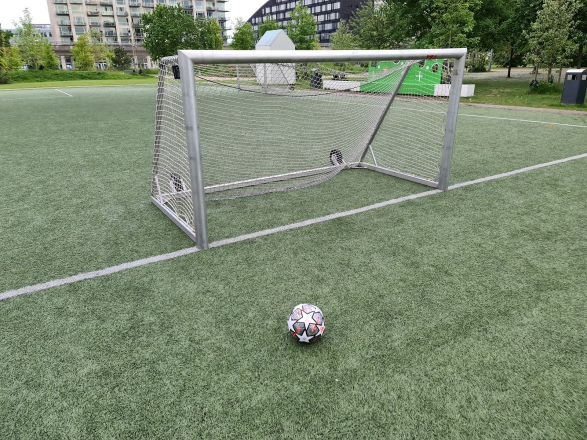
#> input picture 20210601_194527 G.jpg, 1174 x 880 px (shown at 1/2 size)
$ jupyter execute --allow-errors 'EDGE-VAR 2021 (1).ipynb'
#> lines starting #> are read from the running program, lines starting #| are printed output that depends on the picture
[cell 1]
import matplotlib.pyplot as plt
import matplotlib.image as mpimg
import pickle
from sklearn.ensemble import RandomForestClassifier
import cv2
import numpy as np

[cell 2]
picture_name = '20210601_194527 G.jpg'
pic_show = mpimg.imread(picture_name)
#> pic_show is the input picture: shape (880, 1174, 3); mean R, G, B 122.4, 136.5, 111.5
plt.imshow(pic_show)

#> (a cell that did not finish here is left out)

[cell 4]
pic_flat = cv2.imread(picture_name)
pic_flat = cv2.resize(pic_flat, (300,300))
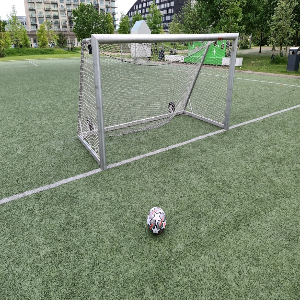
#> pic_flat: shape (300, 300, 3); mean B, G, R 111.4, 136.3, 122.3
pic_flat = pic_flat.flatten()
pic_flat = np.asarray(pic_flat)
pic_flat = pic_flat.reshape(1, -1)
#> (the rest of this cell did not finish here and is left out)
